Frame 1 (no input): blank canvas, image omitted
Frame 60 (no input): blank canvas, image omitted
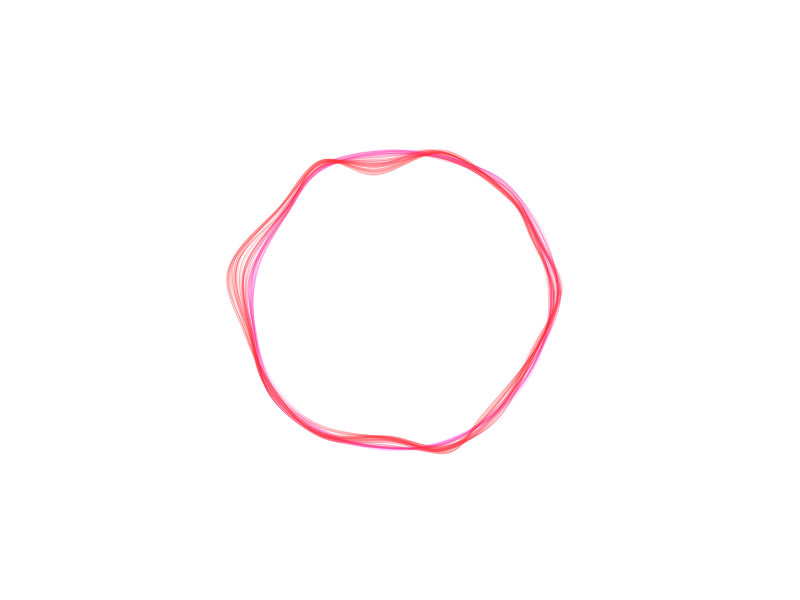
Frame 120 (the mouse pressed at the canvas centre since frame 60)

The p5.js sketch whose frames 1 and 60 were blank and that drew this single picture after the mouse press (run headless with seeded random() and noise() and a simulated clock; from frame 60 on, the mouse is pressed at the canvas centre):

// p5.js sketch
// ── sketch.js
var circleResolution = 15;
var circleRadius = 150;
var displaceAmount = 2;
var x = new Array(circleResolution);
var y = new Array(circleResolution);
var speed = 0;
var easing = 0.07;
var dragged = false;

function setup() {
  createCanvas(displayWidth, displayHeight);
  colorMode(HSB, 360, 100, 100, 100);
  strokeWeight(0.75);
  noFill();
  background(360);
  var angle = radians(360/float(circleResolution));
  for (var i = 0; i < circleResolution; i++){
    x[i] = cos(angle*i) * circleRadius;
    y[i] = sin(angle*i) * circleRadius;  
  }
  mouseX = -circleRadius;
  mouseY = -circleRadius;
}

function draw() {
  var target = dist(mouseX, mouseY, pmouseX, pmouseY);
  speed += (target - speed) * easing;
  var c = map(speed, 0, 100, 0, 180);
  stroke(360-c, 80, 100, 30);
  // calculate new points
  if(dragged == true) {
    for (var i = 0; i < circleResolution; i++){
      x[i] += random(-displaceAmount,displaceAmount);
      y[i] += random(-displaceAmount,displaceAmount);
    }
    translate(mouseX, mouseY);
    beginShape();
    // we need a start vertex point
    curveVertex(x[circleResolution-1], y[circleResolution-1]);
    // then draw all the points
    for (var i = 0; i < circleResolution; i++){
      curveVertex(x[i], y[i]);
    }
    // and two end points (the last is the control point)
    curveVertex(x[0], y[0]);
    curveVertex(x[1], y[1]);
    endShape();
  }
}

function mousePressed() {
  dragged = true;
}

function mouseReleased() {
  dragged = false;
}
